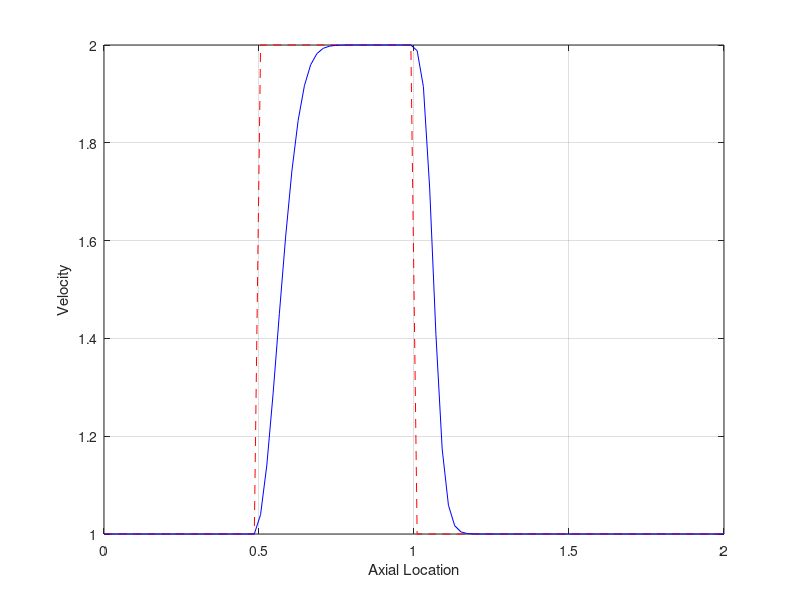

This chart was generated by the following MATLAB code:
%% CFD Boston University Course -------------------------------------------
% Step 2 of 12 to Navier Stokes Code: One Dimmensional Covection
%
% Governing Equation: 
% \frac{\partial{u}}{\partial{t}} + u\frac{\partial u}{\partial x} = 0
%
% This code is the simplest nonlinear CFD problem, which is essentially the
% invisid Burgers equation. This is an explicit time marching - upwind 
% method with a FD in time (n) and a BD in space (i)
%
% Discretization is: 
% \frac{u^{n+1}_{i} - u^{n}_{i}}{\Delta t} + u^n_i\frac{u^n_i - u^n_{i-1}}{\Delta x} = 0
%
% Solve Discretization for single unknown of the n+1 time variable and
% apply numberical method.
%
% Numerical Representation:
% u^{n+1}_i = u^n_i - u^n_i\frac{\Delta t}{\Delta x}(u^n_i - u^n_{i-1})
%
% Inputs: Boundary Conditions, Initial Conditions, and Grid
%
% Outputs: Final Plots of Results
%
% Created By:           Joseph Connolly
% Created On:           11/27/2011
%
% Modified On:
%
% -------------------------------------------------------------------------

%% Clear Old Data
clear all;close all;

%% Simulation Time Setup
nt = 50;
dt = 0.001;

%% Constants Setup
c = 1;

%% Grid Setup
nx = 100;
x_final = 2;
dx = x_final/(nx - 1);
x = 0:dx:x_final;

%% Initial Conditions
for i = 1:nx
    if x(i) >= 0.5 && x(i) <= 1;
        u(i) = 2;
    else
        u(i) = 1;
    end
end

%% Plot Initial Condition
figure(1);
plot(x,u,'--r');grid on;
xlabel('Axial Location')
ylabel('Velocity')
hold on;

%% Numerical Method (FD - Time, BD - Spacial)
for it = 1:nt
    un = u;
    for i = 2:nx-1
        u(i) = un(i) - un(i)*(dt/dx)*(un(i) - un(i - 1));
    end
end

%% Plot Simulated Steady State Condition
figure(1); hold on;
plot(x,u,'b');grid on;
xlabel('Axial Location')
ylabel('Velocity')